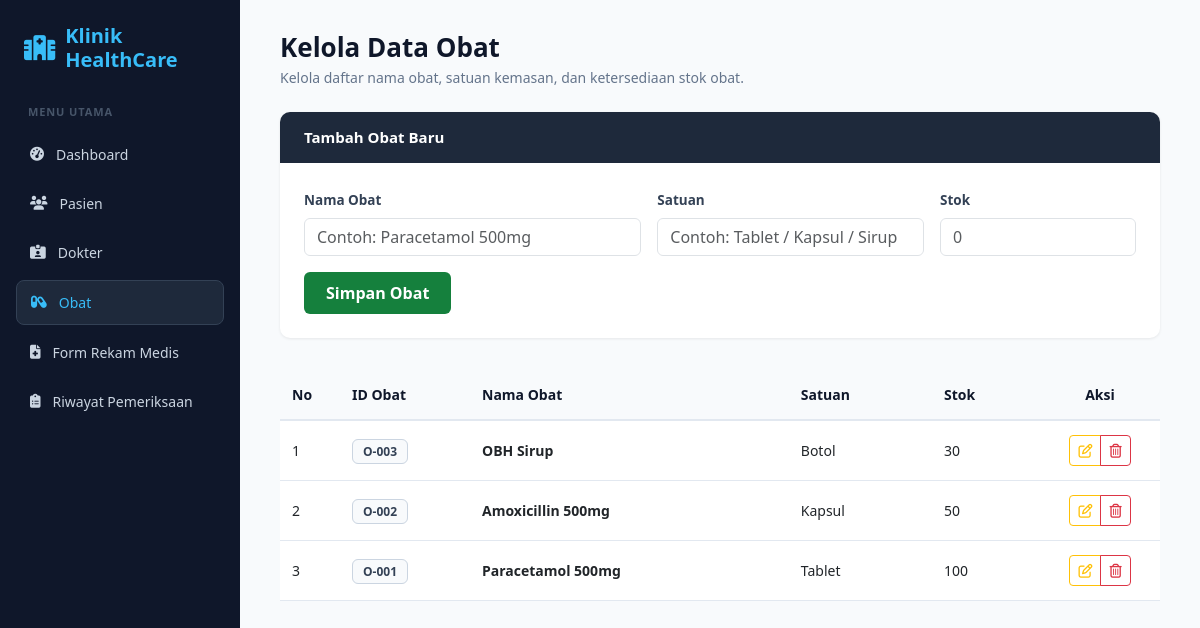
/obat.php, run on the app's committed database.
### tables this page shows
CREATE TABLE `obat` (
  `id_obat` int(11) NOT NULL,
  `nama_obat` varchar(100) NOT NULL,
  `satuan` varchar(30) NOT NULL,
  `stok` int(11) NOT NULL
);

### obat.php (the view, shortened to what this page needs)
<?php
include 'koneksi.php';
$edit = ['id_obat' => '', 'nama_obat' => '', 'satuan' => '', 'stok' => ''];
?>
<!DOCTYPE html>
<html lang="id">
<head>
    <link href="https://cdn.jsdelivr.net/npm/bootstrap@5.3.0/dist/css/bootstrap.min.css" rel="stylesheet">
    <link rel="stylesheet" href="https://cdnjs.cloudflare.com/ajax/libs/font-awesome/6.4.0/css/all.min.css">
</head>
<body>
<div class="sidebar">
    <div class="sidebar-brand">
        <i class="fa-solid fa-hospital fa-lg"></i>
        <div>Klinik<br>HealthCare</div>
    </div>
    <div class="menu-label">MENU UTAMA</div>
    <a href="index.php" class="nav-link-custom"><i class="fa-solid fa-gauge-high"></i> Dashboard</a>
    <a href="pasien.php" class="nav-link-custom"><i class="fa-solid fa-users"></i> Pasien</a>
    <a href="dokter.php" class="nav-link-custom"><i class="fa-solid fa-id-card-clip"></i> Dokter</a>
    <a href="obat.php" class="nav-link-custom active"><i class="fa-solid fa-capsules"></i> Obat</a>
    <a href="rekam_medis.php" class="nav-link-custom"><i class="fa-solid fa-file-medical"></i> Form Rekam Medis</a>
    <a href="riwayat.php" class="nav-link-custom"><i class="fa-solid fa-clipboard-list"></i> Riwayat Pemeriksaan</a>
</div>
<div class="main-wrapper">
    <h1 class="page-heading">Kelola Data Obat</h1>
    <p class="page-sub">Kelola daftar nama obat, satuan kemasan, dan ketersediaan stok obat.</p>
    <div class="card-custom">
        <div class="card-header-dark">
            <?= $edit['id_obat'] ? 'Edit Data Obat' : 'Tambah Obat Baru' ?>
        </div>
        <div class="card-body-custom">
            <form method="POST" action="">
                <div class="row g-3 mb-3">
                    <div class="col-md-5">
                        <label class="form-label">Nama Obat</label>
                        <input type="text" name="nama_obat" class="form-control" placeholder="Contoh: Paracetamol 500mg" value="<?= $edit['nama_obat'] ?>" required>
                    </div>
                    <div class="col-md-4">
                        <label class="form-label">Satuan</label>
                        <input type="text" name="satuan" class="form-control" placeholder="Contoh: Tablet / Kapsul / Sirup" value="<?= $edit['satuan'] ?>" required>
                    </div>
                    <div class="col-md-3">
                        <label class="form-label">Stok</label>
                        <input type="number" name="stok" class="form-control" placeholder="0" value="<?= $edit['stok'] ?>" required>
                    </div>
                </div>
                <button type="submit" name="simpan" class="btn btn-hijau">Simpan Obat</button>
            </form>
        </div>
    </div>
    <div class="table-responsive">
        <table class="table table-custom">
            <thead>
                <tr>
                    <th width="60">No</th>
                    <th width="130">ID Obat</th>
                    <th>Nama Obat</th>
                    <th>Satuan</th>
                    <th>Stok</th>
                    <th width="120" class="text-center">Aksi</th>
                </tr>
            </thead>
            <tbody>
                <?php
                $no = 1;
                $q = mysqli_query($koneksi, "SELECT * FROM obat ORDER BY id_obat DESC");
                while ($r = mysqli_fetch_assoc($q)):
                ?>
                <tr>
                    <td><?= $no++ ?></td>
                    <td><span class="badge-id">O-<?= str_pad($r['id_obat'], 3, '0', STR_PAD_LEFT) ?></span></td>
                    <td><strong><?= $r['nama_obat'] ?></strong></td>
                    <td><?= $r['satuan'] ?></td>
                    <td><?= $r['stok'] ?></td>
                    <td class="text-center">
                        <div class="btn-group btn-group-sm">
                            <a href="obat.php?edit=<?= $r['id_obat'] ?>" class="btn btn-outline-warning" title="Edit">
                                <i class="fa-regular fa-pen-to-square"></i>
                            </a>
                            <a href="javascript:void(0)" onclick="hapusData('obat.php?hapus=<?= $r['id_obat'] ?>')" class="btn btn-outline-danger" title="Hapus">
                                <i class="fa-regular fa-trash-can"></i>
                            </a>
                        </div>
                    </td>
                </tr>
                <?php endwhile; ?>
            </tbody>
        </table>
    </div>
</div>
</body>
</html>

### obat.php (style rules this page uses)
body { background-color: #f8fafc; font-family: 'Segoe UI', Tahoma, Geneva, Verdana, sans-serif; }
.sidebar { width: 240px; min-height: 100vh; background-color: #0f172a; color: #94a3b8; position: fixed; top: 0; left: 0; padding: 24px 16px; }
.sidebar-brand { color: #38bdf8; font-size: 20px; font-weight: 700; display: flex; align-items: center; gap: 10px; margin-bottom: 32px; padding-left: 8px; line-height: 1.2; }
.menu-label { font-size: 11px; font-weight: 700; letter-spacing: 0.08em; color: #475569; margin-bottom: 12px; padding-left: 12px; }
.nav-link-custom { display: flex; align-items: center; gap: 12px; color: #cbd5e1; text-decoration: none; padding: 11px 14px; border-radius: 8px; margin-bottom: 6px; font-size: 14px; font-weight: 500; transition: 0.2s; }
.nav-link-custom.active { background-color: #1e293b; color: #38bdf8; border: 1px solid #334155; }
.main-wrapper { margin-left: 240px; padding: 32px 40px; }
.page-heading { font-size: 26px; font-weight: 700; color: #0f172a; margin-bottom: 4px; }
.page-sub { color: #64748b; font-size: 14px; margin-bottom: 24px; }
.card-custom { border: none; border-radius: 10px; box-shadow: 0 1px 3px rgba(0,0,0,0.08); overflow: hidden; margin-bottom: 32px; background: #fff; }
.card-header-dark { background-color: #1e293b; color: #fff; font-weight: 600; padding: 14px 24px; font-size: 15px; }
.card-body-custom { padding: 24px; }
.form-label { font-weight: 600; font-size: 13.5px; color: #334155; }
.btn-hijau { background-color: #15803d; color: #fff; font-weight: 600; padding: 9px 22px; border-radius: 6px; border: none; }
.table-custom th { color: #0f172a; font-weight: 700; font-size: 14px; border-bottom: 2px solid #e2e8f0; padding: 14px 12px; background: transparent; }
.table-custom td { padding: 14px 12px; vertical-align: middle; font-size: 14px; border-bottom: 1px solid #e2e8f0; }
.badge-id { border: 1px solid #cbd5e1; background: #f8fafc; color: #334155; padding: 3px 10px; border-radius: 6px; font-size: 12px; font-weight: 600; }

### data on the page
obat: id_obat "003", nama_obat "OBH Sirup", satuan "Botol", stok "30"
obat: id_obat "002", nama_obat "Amoxicillin 500mg", satuan "Kapsul", stok "50"
obat: id_obat "001", nama_obat "Paracetamol 500mg", satuan "Tablet", stok "100"
